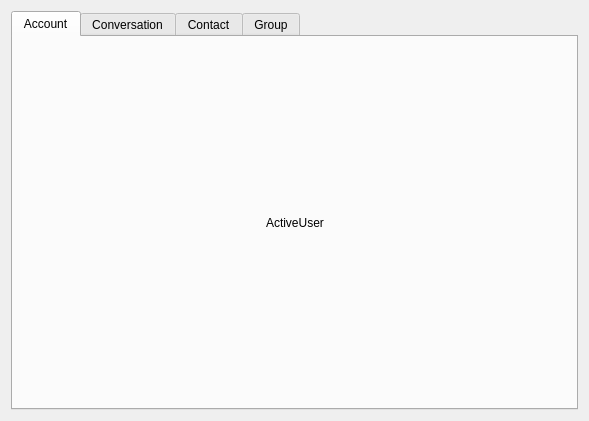
<?xml version="1.0" encoding="UTF-8"?>
<ui version="4.0">
 <class>Setting</class>
 <widget class="QDialog" name="Setting">
  <property name="geometry">
   <rect>
    <x>0</x>
    <y>0</y>
    <width>589</width>
    <height>421</height>
   </rect>
  </property>
  <property name="windowTitle">
   <string>Dialog</string>
  </property>
  <property name="windowIcon">
   <iconset resource="res.qrc">
    <normaloff>:/img/icons/E2EEIM.png</normaloff>:/img/icons/E2EEIM.png</iconset>
  </property>
  <layout class="QVBoxLayout" name="verticalLayout">
   <item>
    <widget class="QTabWidget" name="tabWidget">
     <property name="currentIndex">
      <number>0</number>
     </property>
     <widget class="QWidget" name="tab">
      <attribute name="title">
       <string>Account</string>
      </attribute>
      <layout class="QHBoxLayout" name="horizontalLayout_3">
       <item>
        <spacer name="horizontalSpacer">
         <property name="orientation">
          <enum>Qt::Horizontal</enum>
         </property>
         <property name="sizeHint" stdset="0">
          <size>
           <width>40</width>
           <height>20</height>
          </size>
         </property>
        </spacer>
       </item>
       <item>
        <widget class="QLabel" name="label">
         <property name="text">
          <string>ActiveUser</string>
         </property>
        </widget>
       </item>
       <item>
        <spacer name="horizontalSpacer_2">
         <property name="orientation">
          <enum>Qt::Horizontal</enum>
         </property>
         <property name="sizeHint" stdset="0">
          <size>
           <width>40</width>
           <height>20</height>
          </size>
         </property>
        </spacer>
       </item>
      </layout>
     </widget>
     <widget class="QWidget" name="tab_4">
      <attribute name="title">
       <string>Conversation</string>
      </attribute>
      <layout class="QHBoxLayout" name="horizontalLayout_4">
       <item>
        <widget class="QListWidget" name="listWidget_ConversationList">
         <property name="selectionMode">
          <enum>QAbstractItemView::MultiSelection</enum>
         </property>
        </widget>
       </item>
       <item>
        <widget class="QFrame" name="frame_3">
         <property name="minimumSize">
          <size>
           <width>70</width>
           <height>0</height>
          </size>
         </property>
         <property name="frameShape">
          <enum>QFrame::StyledPanel</enum>
         </property>
         <property name="frameShadow">
          <enum>QFrame::Raised</enum>
         </property>
         <layout class="QVBoxLayout" name="verticalLayout_4">
          <item>
           <widget class="QPushButton" name="pushButton_DeleteConversation">
            <property name="text">
             <string>Delete</string>
            </property>
           </widget>
          </item>
          <item>
           <spacer name="verticalSpacer_3">
            <property name="orientation">
             <enum>Qt::Vertical</enum>
            </property>
            <property name="sizeHint" stdset="0">
             <size>
              <width>20</width>
              <height>40</height>
             </size>
            </property>
           </spacer>
          </item>
         </layout>
        </widget>
       </item>
      </layout>
     </widget>
     <widget class="QWidget" name="tab_2">
      <attribute name="title">
       <string>Contact</string>
      </attribute>
      <layout class="QHBoxLayout" name="horizontalLayout">
       <item>
        <widget class="QListWidget" name="listWidget_ContactList">
         <property name="selectionMode">
          <enum>QAbstractItemView::MultiSelection</enum>
         </property>
        </widget>
       </item>
       <item>
        <widget class="QFrame" name="frame">
         <property name="minimumSize">
          <size>
           <width>70</width>
           <height>0</height>
          </size>
         </property>
         <property name="frameShape">
          <enum>QFrame::StyledPanel</enum>
         </property>
         <property name="frameShadow">
          <enum>QFrame::Raised</enum>
         </property>
         <layout class="QVBoxLayout" name="verticalLayout_2">
          <item>
           <widget class="QPushButton" name="pushButton_Delete">
            <property name="text">
             <string>Delete</string>
            </property>
           </widget>
          </item>
          <item>
           <spacer name="verticalSpacer">
            <property name="orientation">
             <enum>Qt::Vertical</enum>
            </property>
            <property name="sizeHint" stdset="0">
             <size>
              <width>20</width>
              <height>40</height>
             </size>
            </property>
           </spacer>
          </item>
         </layout>
        </widget>
       </item>
      </layout>
     </widget>
     <widget class="QWidget" name="tab_3">
      <attribute name="title">
       <string>Group</string>
      </attribute>
      <layout class="QHBoxLayout" name="horizontalLayout_2">
       <item>
        <widget class="QListWidget" name="listWidget_GroupList">
         <property name="selectionMode">
          <enum>QAbstractItemView::MultiSelection</enum>
         </property>
        </widget>
       </item>
       <item>
        <widget class="QFrame" name="frame_2">
         <property name="minimumSize">
          <size>
           <width>70</width>
           <height>0</height>
          </size>
         </property>
         <property name="frameShape">
          <enum>QFrame::StyledPanel</enum>
         </property>
         <property name="frameShadow">
          <enum>QFrame::Raised</enum>
         </property>
         <layout class="QVBoxLayout" name="verticalLayout_3">
          <item>
           <widget class="QPushButton" name="pushButton_Leave">
            <property name="text">
             <string>Leave</string>
            </property>
           </widget>
          </item>
          <item>
           <spacer name="verticalSpacer_2">
            <property name="orientation">
             <enum>Qt::Vertical</enum>
            </property>
            <property name="sizeHint" stdset="0">
             <size>
              <width>20</width>
              <height>40</height>
             </size>
            </property>
           </spacer>
          </item>
         </layout>
        </widget>
       </item>
      </layout>
     </widget>
    </widget>
   </item>
  </layout>
 </widget>
 <resources>
  <include location="res.qrc"/>
 </resources>
 <connections/>
</ui>
